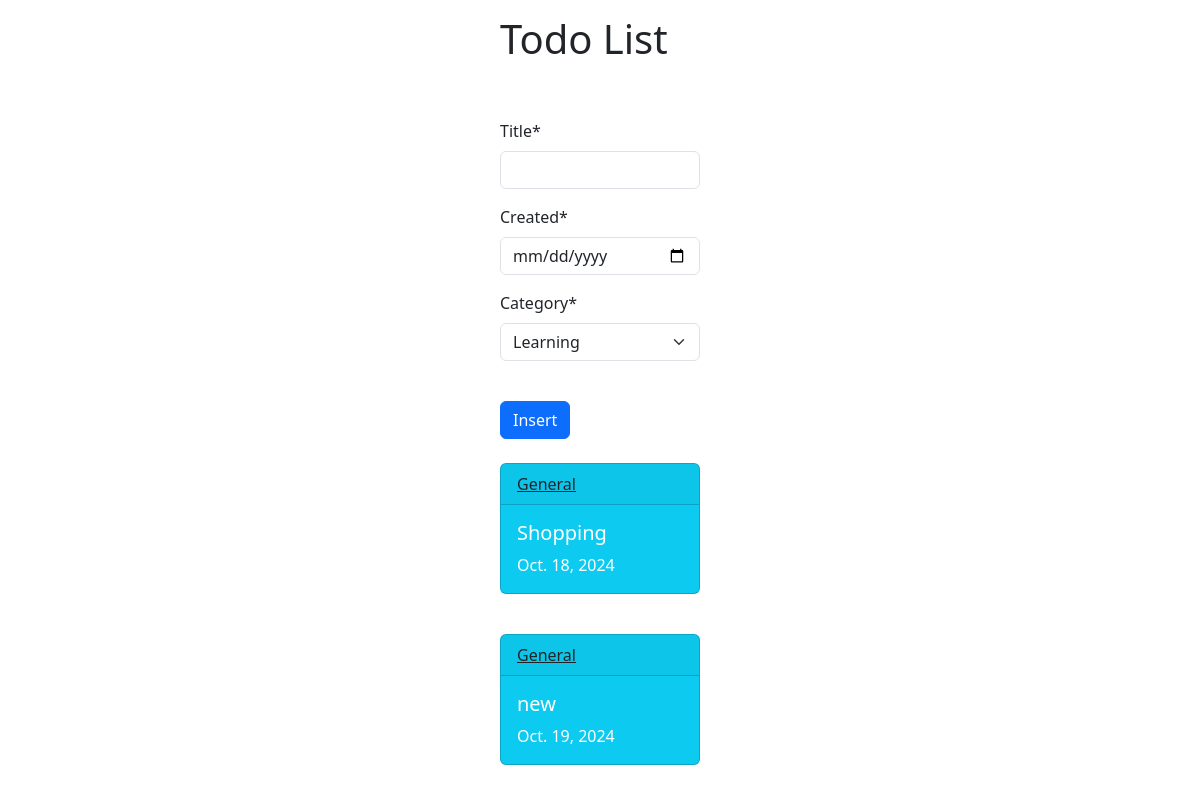
Before: / with the older database file.
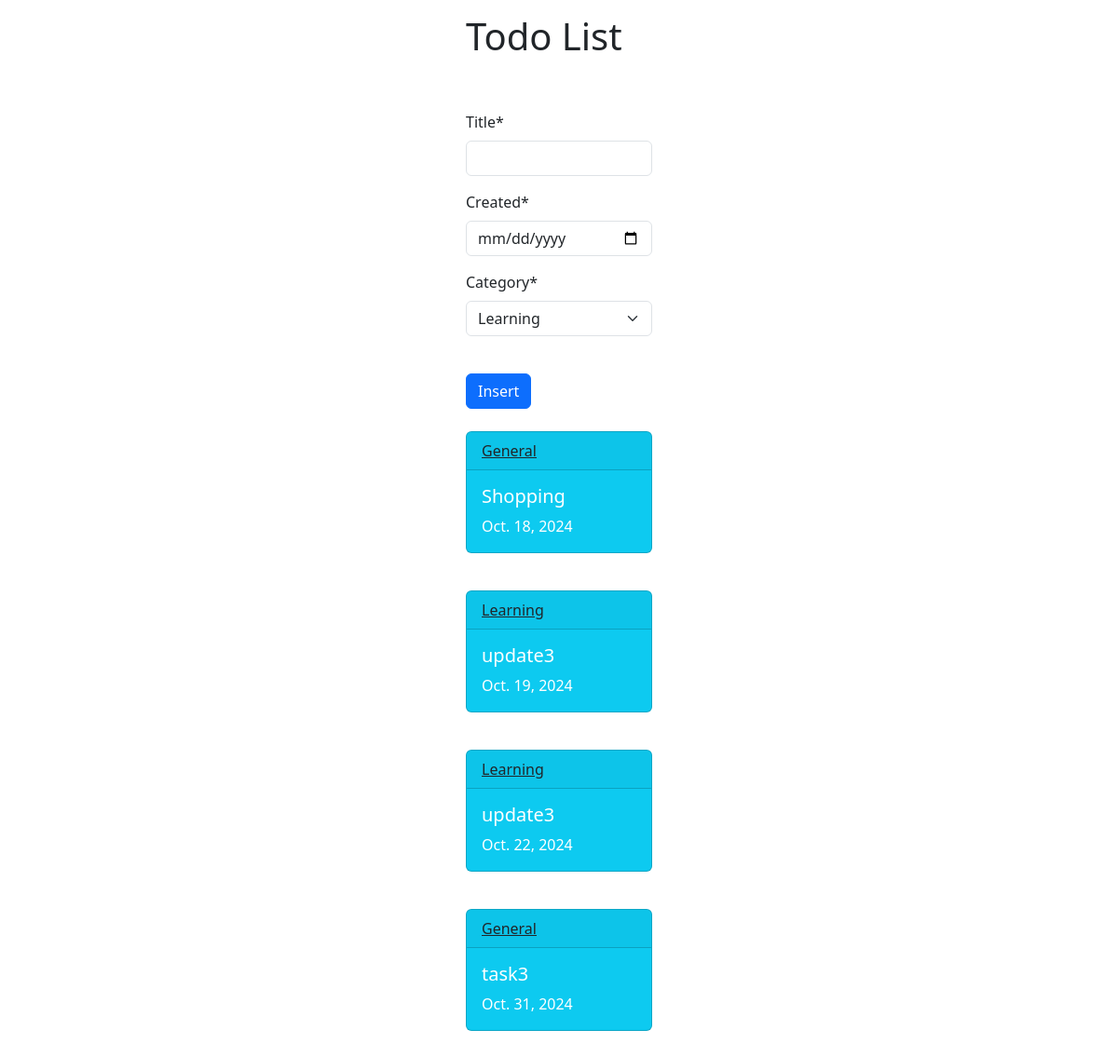
After: the same page with the newer database file.
### task/models.py (models this page shows, shortened)
class TodoTask(models.Model):
    title = models.CharField(max_length=200)
    content = models.TextField(blank=True)
    created = models.DateField(default=timezone.now())
    category = models.ForeignKey(Category, default="general", on_delete=models.CASCADE)

class Category(models.Model):
    name = models.CharField(max_length=100)
    def __str__(self):
        return self.name

### task/views.py (the view)
# urls.py: path('', show_task, name="show_task"),
def show_task(request):
    query = TodoTask.objects.all().order_by('created')
    form = TaskCreateForm(request.POST)
    if form.is_valid():
        form.save()
        return HttpResponseRedirect('/')
    else:
        form = TaskCreateForm()
    dic = {
        'query': query,
        'form': form,
    }
    return render(request, 'task/index.html', dic)

### task/forms.py
class TaskCreateForm(forms.ModelForm):
    created = forms.DateField(widget=DataInput)
    class Meta:
        model = TodoTask
        fields = ['title', 'created', 'category']

### templates/task/index.html
{% extends 'base.html' %}
{% load crispy_forms_tags %}
{% block content %}
<h1>Todo List</h1>
<br><br>
<div class="form-group">
    <form method="post">{% csrf_token %}
        {{ form|crispy }}
        <br>
        <button type="submit" class="btn btn-primary">Insert</button>
    </form>
</div>
<br>
{% for item in query %}
    <div class="card text-white bg-info mb-3" style="max-width: 18rem;">
        <div class="card-header"><a class="link-dark" href="{% url 'task_detail' item.pk %}">{{ item.category }}</a></div>
        <div class="card-body">
            <h5 class="card-title">{{ item.title }}</h5>
            <p class="card-text">{{ item.created }}</p>
        </div>
    </div>
    <br>
{% endfor %}
{% endblock content %}

### templates/base.html (shortened to what this page needs)
<!DOCTYPE html>
<html lang="en">
<head>
    <link href="https://cdn.jsdelivr.net/npm/bootstrap@5.3.3/dist/css/bootstrap.min.css" rel="stylesheet">
</head>
<body>
    <div class="container">
        <div class="parent-div d-flex align-items-center justify-content-center">
            <div class="child-div" style="width: 230px; height: auto; padding: 15px">
                {% block content %}
                {% endblock content %}
            </div>
        </div>
    </div>
</body>
</html>

Changed rows visible on the page:
changed TodoTask "Oct. 19, 2024": category "General" → "Learning"; title "new" → "update3"
added TodoTask: category "Learning", title "update3", created "Oct. 22, 2024"
added TodoTask: category "General", title "task3", created "Oct. 31, 2024"
